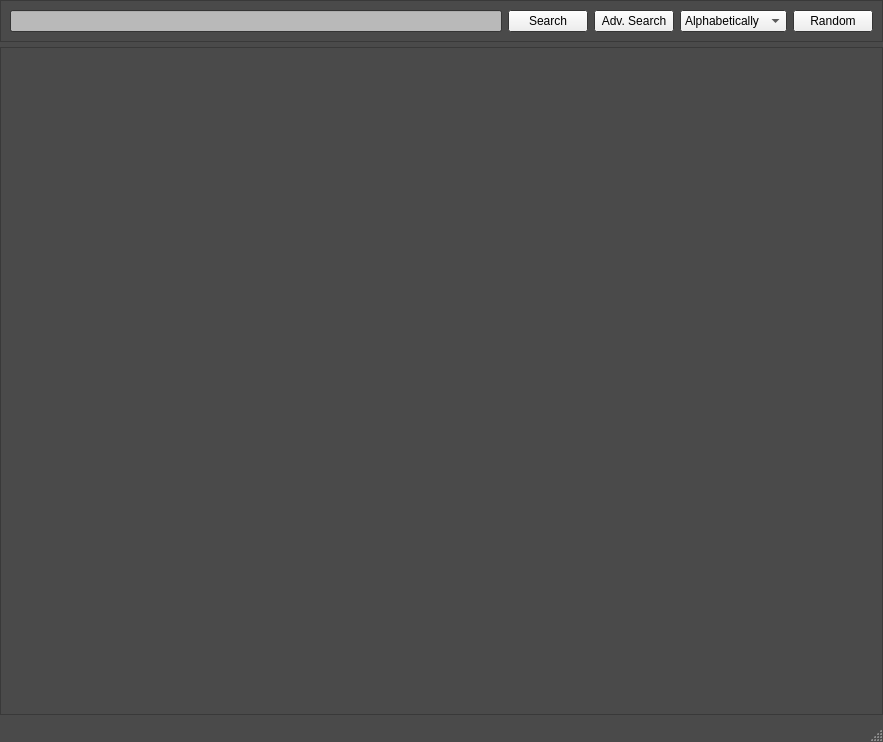
<?xml version="1.0" encoding="UTF-8"?>
<ui version="4.0">
 <class>MainWindow</class>
 <widget class="QMainWindow" name="MainWindow">
  <property name="geometry">
   <rect>
    <x>0</x>
    <y>0</y>
    <width>883</width>
    <height>742</height>
   </rect>
  </property>
  <property name="palette">
   <palette>
    <active>
     <colorrole role="WindowText">
      <brush brushstyle="SolidPattern">
       <color alpha="255">
        <red>255</red>
        <green>255</green>
        <blue>255</blue>
       </color>
      </brush>
     </colorrole>
     <colorrole role="Text">
      <brush brushstyle="SolidPattern">
       <color alpha="255">
        <red>204</red>
        <green>204</green>
        <blue>204</blue>
       </color>
      </brush>
     </colorrole>
     <colorrole role="Base">
      <brush brushstyle="SolidPattern">
       <color alpha="255">
        <red>185</red>
        <green>185</green>
        <blue>185</blue>
       </color>
      </brush>
     </colorrole>
     <colorrole role="Window">
      <brush brushstyle="SolidPattern">
       <color alpha="255">
        <red>74</red>
        <green>74</green>
        <blue>74</blue>
       </color>
      </brush>
     </colorrole>
    </active>
    <inactive>
     <colorrole role="WindowText">
      <brush brushstyle="SolidPattern">
       <color alpha="255">
        <red>255</red>
        <green>255</green>
        <blue>255</blue>
       </color>
      </brush>
     </colorrole>
     <colorrole role="Text">
      <brush brushstyle="SolidPattern">
       <color alpha="255">
        <red>204</red>
        <green>204</green>
        <blue>204</blue>
       </color>
      </brush>
     </colorrole>
     <colorrole role="Base">
      <brush brushstyle="SolidPattern">
       <color alpha="255">
        <red>185</red>
        <green>185</green>
        <blue>185</blue>
       </color>
      </brush>
     </colorrole>
     <colorrole role="Window">
      <brush brushstyle="SolidPattern">
       <color alpha="255">
        <red>74</red>
        <green>74</green>
        <blue>74</blue>
       </color>
      </brush>
     </colorrole>
    </inactive>
    <disabled>
     <colorrole role="WindowText">
      <brush brushstyle="SolidPattern">
       <color alpha="255">
        <red>120</red>
        <green>120</green>
        <blue>120</blue>
       </color>
      </brush>
     </colorrole>
     <colorrole role="Text">
      <brush brushstyle="SolidPattern">
       <color alpha="255">
        <red>120</red>
        <green>120</green>
        <blue>120</blue>
       </color>
      </brush>
     </colorrole>
     <colorrole role="Base">
      <brush brushstyle="SolidPattern">
       <color alpha="255">
        <red>74</red>
        <green>74</green>
        <blue>74</blue>
       </color>
      </brush>
     </colorrole>
     <colorrole role="Window">
      <brush brushstyle="SolidPattern">
       <color alpha="255">
        <red>74</red>
        <green>74</green>
        <blue>74</blue>
       </color>
      </brush>
     </colorrole>
    </disabled>
   </palette>
  </property>
  <property name="windowTitle">
   <string>MainWindow</string>
  </property>
  <widget class="QWidget" name="centralwidget">
   <layout class="QVBoxLayout" name="verticalLayout">
    <property name="spacing">
     <number>5</number>
    </property>
    <property name="leftMargin">
     <number>0</number>
    </property>
    <property name="topMargin">
     <number>0</number>
    </property>
    <property name="rightMargin">
     <number>0</number>
    </property>
    <property name="bottomMargin">
     <number>5</number>
    </property>
    <item>
     <widget class="QFrame" name="frame">
      <property name="frameShape">
       <enum>QFrame::StyledPanel</enum>
      </property>
      <property name="frameShadow">
       <enum>QFrame::Raised</enum>
      </property>
      <layout class="QHBoxLayout" name="horizontalLayout_2">
       <item>
        <widget class="QLineEdit" name="search_bar"/>
       </item>
       <item>
        <widget class="QPushButton" name="search_button">
         <property name="text">
          <string>Search</string>
         </property>
        </widget>
       </item>
       <item>
        <widget class="QPushButton" name="adv_search_button">
         <property name="text">
          <string>Adv. Search</string>
         </property>
        </widget>
       </item>
       <item>
        <widget class="QComboBox" name="sort_by">
         <property name="palette">
          <palette>
           <active>
            <colorrole role="Text">
             <brush brushstyle="SolidPattern">
              <color alpha="255">
               <red>0</red>
               <green>0</green>
               <blue>0</blue>
              </color>
             </brush>
            </colorrole>
           </active>
           <inactive>
            <colorrole role="Text">
             <brush brushstyle="SolidPattern">
              <color alpha="255">
               <red>0</red>
               <green>0</green>
               <blue>0</blue>
              </color>
             </brush>
            </colorrole>
           </inactive>
           <disabled>
            <colorrole role="Text">
             <brush brushstyle="SolidPattern">
              <color alpha="255">
               <red>120</red>
               <green>120</green>
               <blue>120</blue>
              </color>
             </brush>
            </colorrole>
           </disabled>
          </palette>
         </property>
         <item>
          <property name="text">
           <string>Alphabetically</string>
          </property>
         </item>
         <item>
          <property name="text">
           <string>Rating</string>
          </property>
         </item>
         <item>
          <property name="text">
           <string>Randomly</string>
          </property>
         </item>
        </widget>
       </item>
       <item>
        <widget class="QPushButton" name="random_button">
         <property name="text">
          <string>Random</string>
         </property>
        </widget>
       </item>
      </layout>
     </widget>
    </item>
    <item>
     <widget class="QScrollArea" name="gallery_area">
      <property name="widgetResizable">
       <bool>true</bool>
      </property>
      <widget class="QWidget" name="scrollAreaWidgetContents">
       <property name="geometry">
        <rect>
         <x>0</x>
         <y>0</y>
         <width>881</width>
         <height>644</height>
        </rect>
       </property>
       <layout class="QGridLayout" name="gallery">
        <property name="topMargin">
         <number>50</number>
        </property>
        <property name="bottomMargin">
         <number>50</number>
        </property>
        <property name="verticalSpacing">
         <number>100</number>
        </property>
       </layout>
      </widget>
     </widget>
    </item>
   </layout>
  </widget>
  <widget class="QMenuBar" name="menubar">
   <property name="geometry">
    <rect>
     <x>0</x>
     <y>0</y>
     <width>883</width>
     <height>22</height>
    </rect>
   </property>
  </widget>
  <widget class="QStatusBar" name="statusbar"/>
 </widget>
 <resources/>
 <connections/>
</ui>
